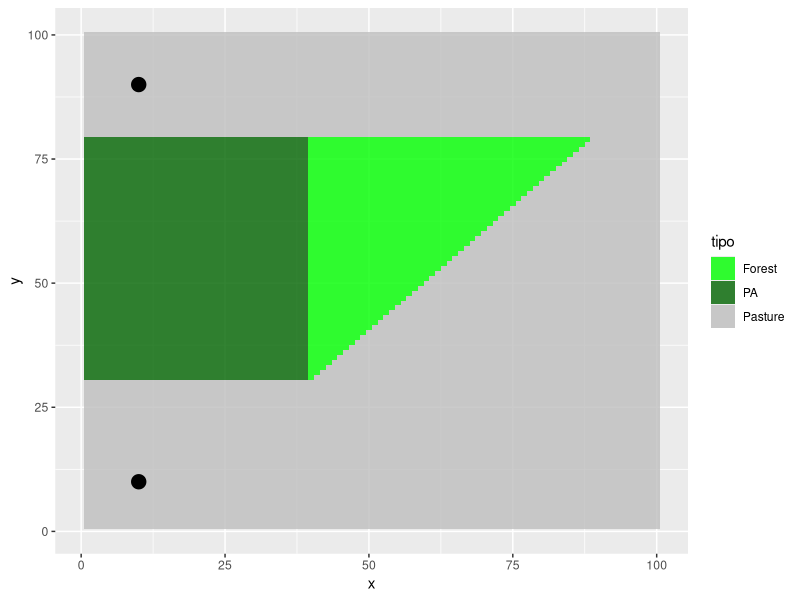

Reproduce this figure in R. (Note: this script raises an error after producing the figure.)
rm(list=ls(all=TRUE))
library(ggplot2)

combo=expand.grid(x=1:100,y=1:100)
combo$tipo=NA

#PA area
cond=combo$x<40 & combo$y>30 & combo$y<80
sum(cond)
combo$tipo[cond]='PA'

#forested area
b0=-10; b1=1
cond=combo$x>= 40 & (combo$y<80 & combo$y>(b0+b1*combo$x))
sum(cond)
combo$tipo[cond]='Forest'

#pasture
cond=is.na(combo$tipo)
sum(cond)
combo$tipo[cond]='Pasture'

unique(combo$tipo)

#start and end points
coord=data.frame(x=rep(10,2),y=c(10,90))

#plot LULC
res=ggplot() + 
    geom_tile(data = combo, alpha = 0.8,aes(x = x, y = y,fill = tipo)) +
    geom_point(data = coord, aes(x = x,y=y,size=3),show.legend=F) +
    scale_fill_manual(values=c('green','darkgreen','grey'))
res

setwd('U:\\independent studies\\interactive tools\\conservation tool')
write.csv(combo,'fake data gridded.csv',row.names=F)